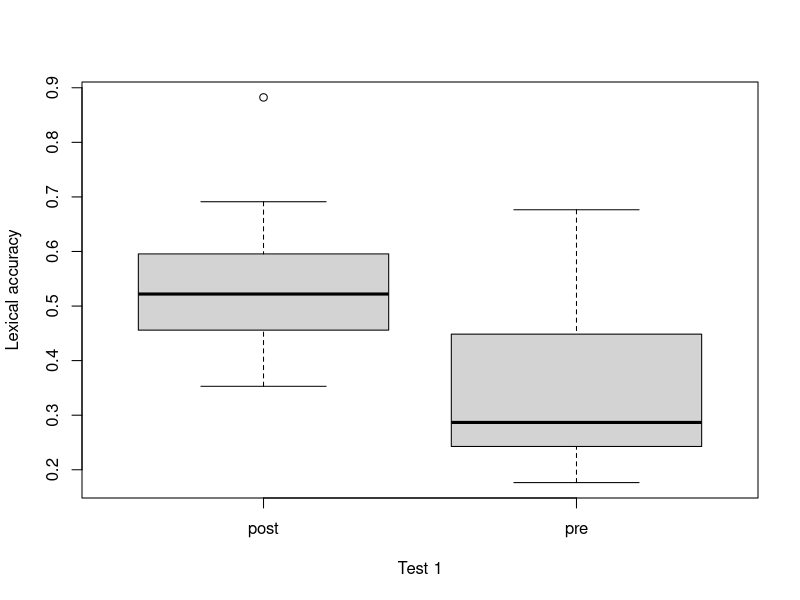
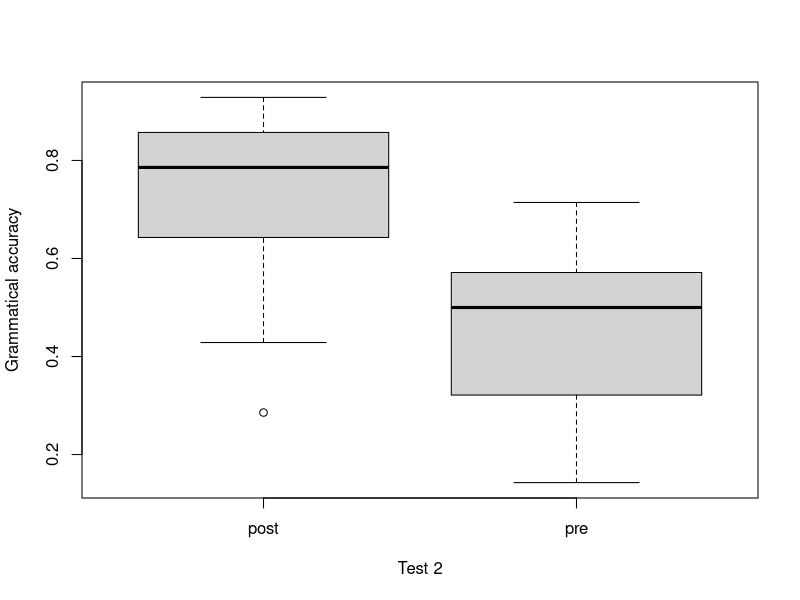
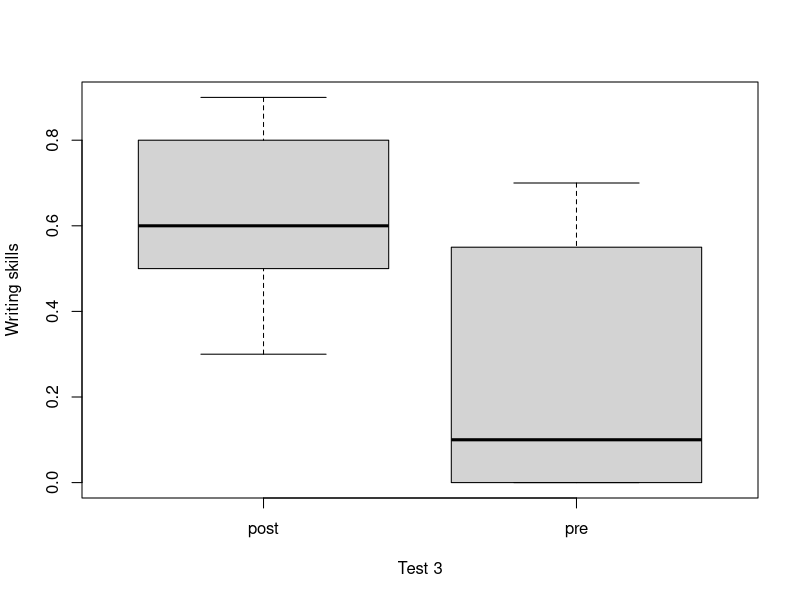
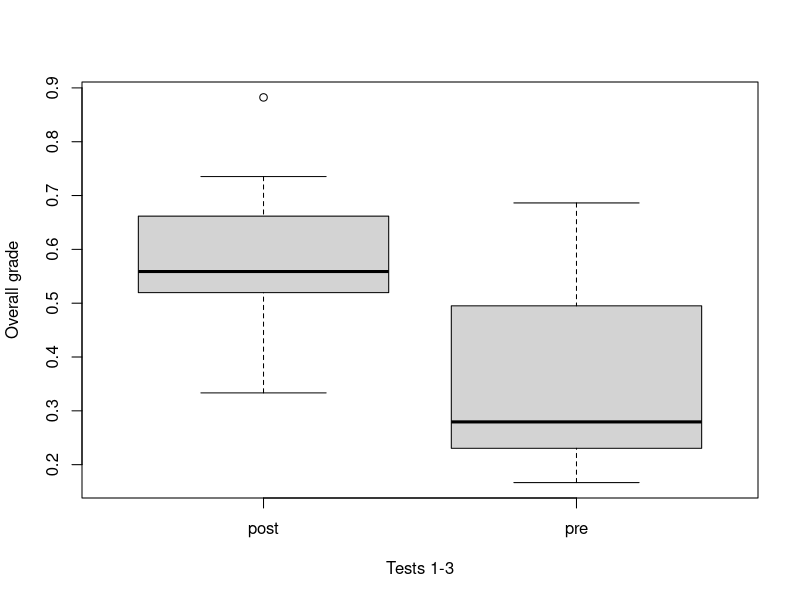
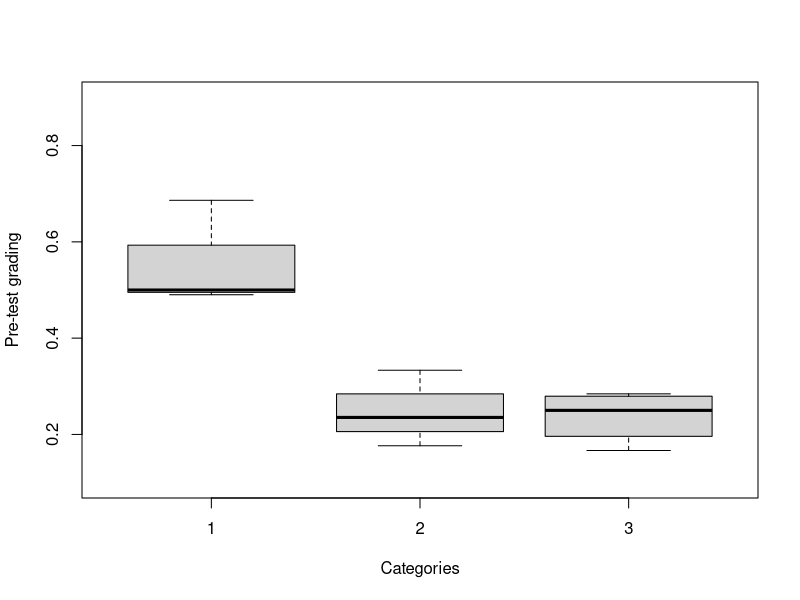
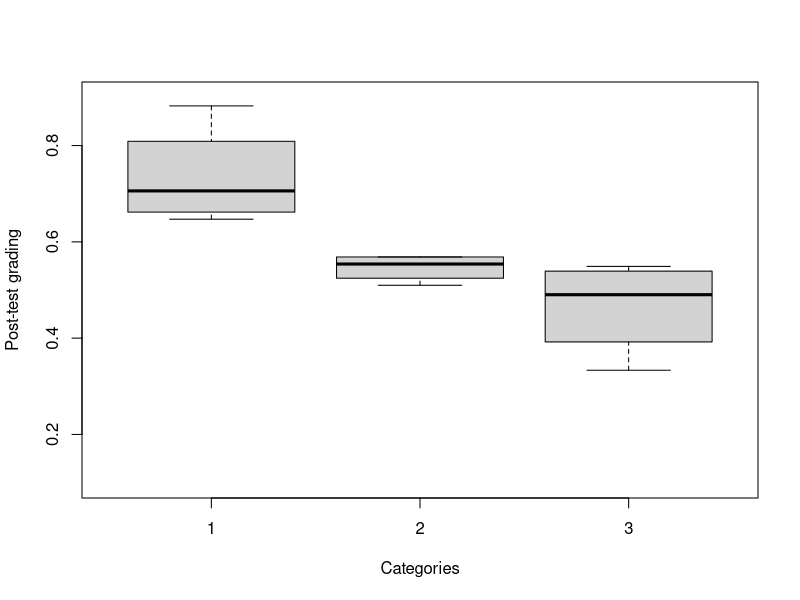
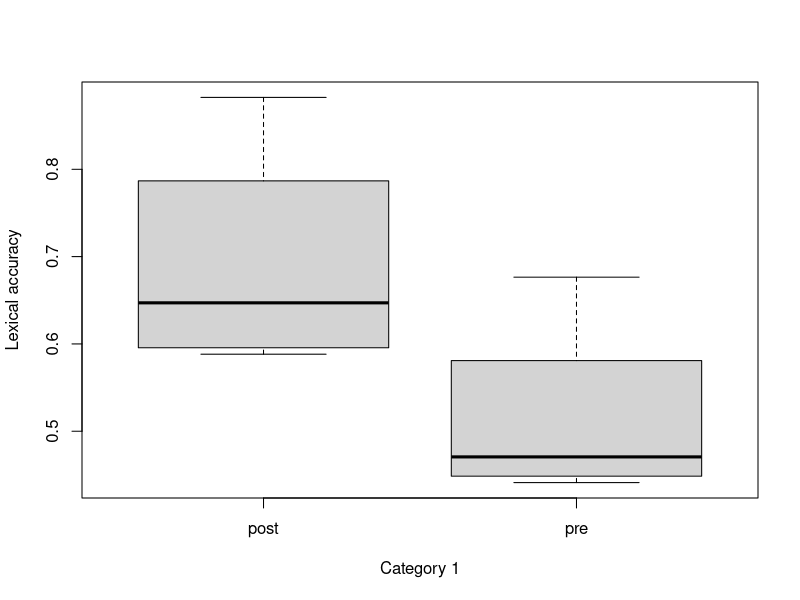
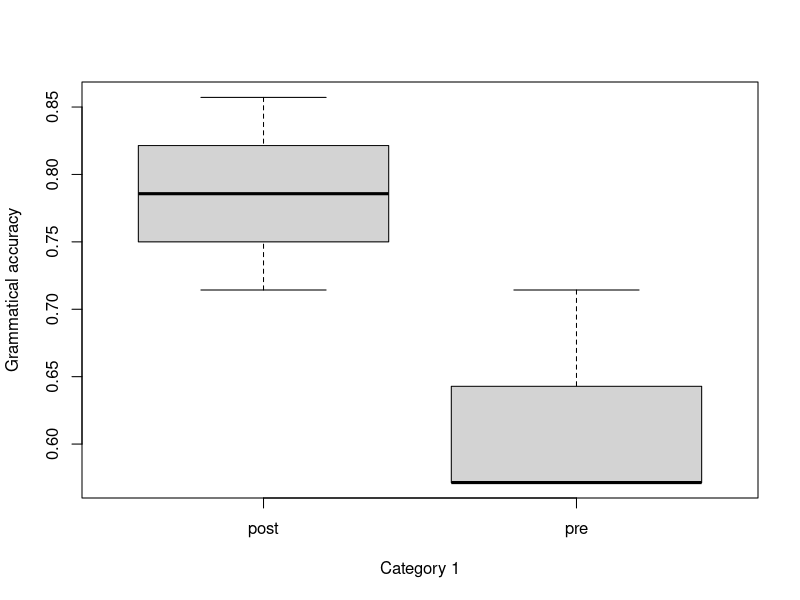

Here is the R script that generated these plots, in order:
cmp <- read.csv("./pre-post-tests.csv", sep=";", dec=",")

pre <- cmp[cmp$TEST == "pre",]
post <- cmp[cmp$TEST == "post",]

grp1 <- cmp[cmp$Group == "1",]
grp2 <- cmp[cmp$Group == "2",]
grp3 <- cmp[cmp$Group == "3",]

boxplot(nlex ~ TEST, data = cmp, xlab="Test 1", ylab = "Lexical accuracy" )
boxplot(ngram ~ TEST, data = cmp, xlab="Test 2", ylab = "Grammatical accuracy")
boxplot(nwriting ~ TEST, data = cmp, xlab="Test 3", ylab = "Writing skills")
boxplot(overall ~ TEST, data = cmp, xlab="Tests 1-3", ylab = "Overall grade")

boxplot(overall ~ Group, data = pre, xlab="Categories", ylab = "Pre-test grading", ylim=range(0.1,0.9))
boxplot(overall ~ Group, data = post, xlab="Categories", ylab = "Post-test grading", ylim=range(0.1,0.9))

boxplot(nlex ~ TEST, data = grp1, xlab="Category 1", ylab = "Lexical accuracy")
boxplot(ngram ~ TEST, data = grp1, xlab="Category 1", ylab = "Grammatical accuracy")
boxplot(nwriting ~ TEST, data = grp1, xlab="Category 1", ylab = "Writing skills")

boxplot(nlex ~ TEST, data = grp2, xlab="Category 2", ylab = "Lexical accuracy")
boxplot(ngram ~ TEST, data = grp2, xlab="Category 2", ylab = "Grammatical accuracy")
boxplot(nwriting ~ TEST, data = grp2, xlab="Category 2", ylab = "Writing skills")

boxplot(nlex ~ TEST, data = grp3, xlab="Category 3", ylab = "Lexical accuracy")
boxplot(ngram ~ TEST, data = grp3, xlab="Category 3", ylab = "Grammatical accuracy")
boxplot(nwriting ~ TEST, data = grp3, xlab="Category 3", ylab = "Writing skills")

